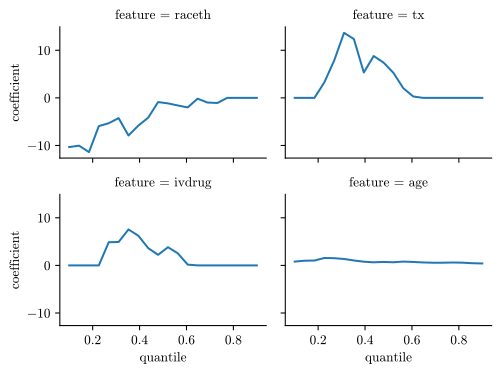

Generate this figure with Python:
# %%
import numpy as np
import pandas as pd
import seaborn as sns
from sksurv.datasets import load_aids
from sklearn.linear_model import QuantileRegressor
import matplotlib.pyplot as plt

# %%
X, y_frame = load_aids()
X = X.astype(float)

# %%
y_data = pd.DataFrame(y_frame)
_, y = y_data.values.T
y = y.astype(float)

# %%
quantiles = np.linspace(0.1, 0.9, 20)
coeffs = {}

for q in quantiles:
    model = QuantileRegressor(quantile=q, alpha=0.01)
    model.fit(X, y)
    coeffs[q] = model.coef_

# %%
df_coeffs = pd.DataFrame(coeffs, index=X.columns)
features_important = df_coeffs.abs().sum(axis=1).sort_values(ascending=False).head(4)
df_coeffs = df_coeffs.loc[features_important.index].reset_index(names="feature")
df_coeffs = df_coeffs.melt("feature", var_name="quantile", value_name="coefficient")

# %%
plt.rcParams["font.family"] = "CMU Serif"
plt.rcParams["font.size"] = 9
plot = sns.relplot(
    data=df_coeffs,
    x="quantile",
    y="coefficient",
    col="feature",
    col_wrap=2,
    kind="line",
    height=3 / 2,
    aspect=4 / 3,
)

# %%
plot.savefig("aids.svg", transparent=True)
